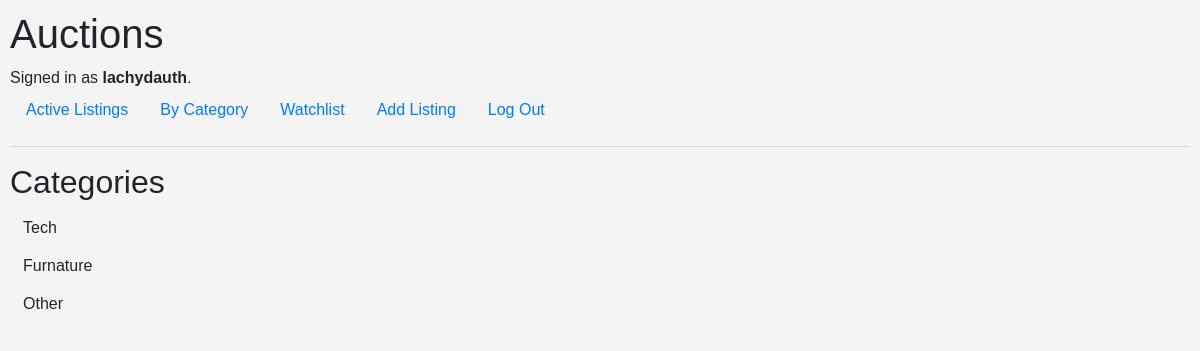
Page /category (signed in) on the committed database.
### auctions/models.py (models this page shows, shortened)
class User(AbstractUser):
    watching = models.ManyToManyField("Auction", blank=True, related_name="watchers")

class Category(models.Model):
    name = models.CharField(max_length=64, unique=True)

### auctions/views.py (the view)
# urls.py: path("category", views.category_finder, name="category_finder"),
def category_finder(request):
    return render(request, "auctions/category.html", {
        "categories": Category.objects.all(),
    })

### auctions/templates/auctions/category.html
{% extends "auctions/layout.html" %}
{% block body %}
    <h2>Categories</h2>
    {% for category in categories%}
        <a href="{% url 'category' category.id %}" class="btn">{{ category.name }} </a><br>
    {% endfor %}
{% endblock %}

### auctions/templates/auctions/layout.html (shortened to what this page needs)
{% load static %}
<!DOCTYPE html>
<html lang="en">
    <head>
        <link rel="stylesheet" href="https://stackpath.bootstrapcdn.com/bootstrap/4.4.1/css/bootstrap.min.css">
        <link href="{% static 'auctions/styles.css' %}" rel="stylesheet">
    </head>
    <body>
        <h1>Auctions</h1>
        <div>
            {% if user.is_authenticated %}
                Signed in as <strong>{{ user.username }}</strong>.
            {% else %}
                Not signed in.
            {% endif %}
        </div>
        <ul class="nav">
            <li class="nav-item">
                <a class="nav-link" href="{% url 'index' %}">Active Listings</a>
            </li>
            <li class="nav-item">
                <a class="nav-link" href="{% url 'category_finder' %}">By Category</a>
            </li>
            {% if user.is_authenticated %}
                <li class="nav-item">
                    <a class="nav-link" href="{% url 'watchlist' %}">Watchlist</a>
                </li>
                <li class="nav-item">
                    <a class="nav-link" href="{% url 'new_listing' %}">Add Listing</a>
                </li>
                <li class="nav-item">
                    <a class="nav-link" href="{% url 'logout' %}">Log Out</a>
                </li>
            {% endif %}
        </ul>
        <hr>
        {% block body %}
        {% endblock %}
    </body>
</html>

### auctions/static/auctions/styles.css (style rules this page uses)
body { padding: 10px; }
body { font-family: Arial, sans-serif; background-color: #f4f4f4; }

### rows in the picture
User: username "lachydauth"
Category: name "Tech"
Category: name "Furnature"
Category: name "Other"
